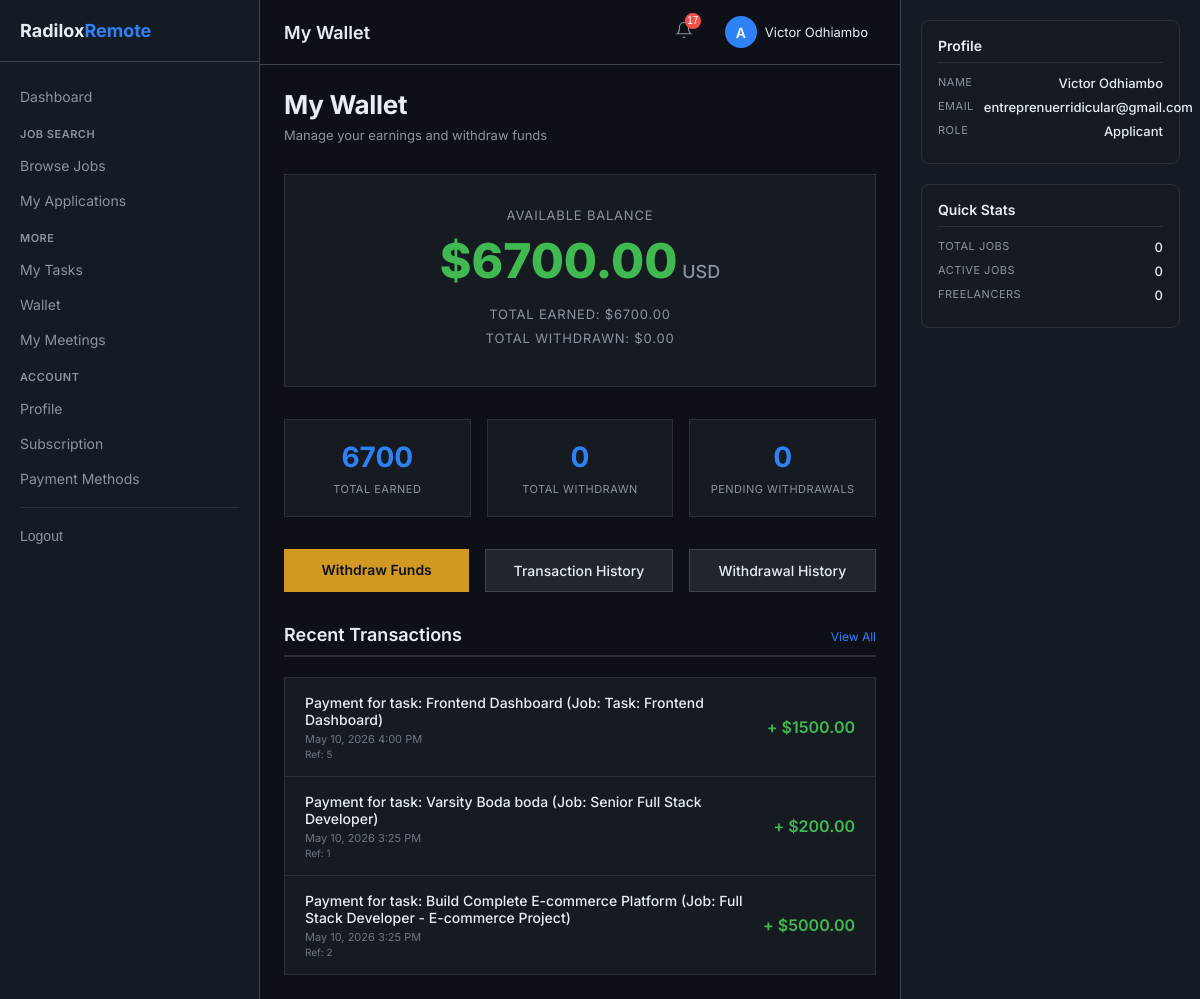
/wallet/ (signed in), run on the app's committed database.
### accounts/models.py (models this page shows, shortened)
class User(AbstractUser):
    ROLE_CHOICES = (
        ('admin', 'Admin'),
        ('applicant', 'Applicant'),
        ('freelancer', 'Freelancer'),
    )
    role = models.CharField(max_length=20, choices=ROLE_CHOICES, default='applicant')
    bio = models.TextField(blank=True, null=True)
    avatar = models.ImageField(upload_to='avatars/', blank=True, null=True)
    phone_number = models.CharField(max_length=20, blank=True, null=True)
    country = models.CharField(max_length=100, blank=True, null=True)
    linkedin_url = models.URLField(blank=True, null=True)
    github_url = models.URLField(blank=True, null=True)
    portfolio_url = models.URLField(blank=True, null=True)
    skills = models.TextField(blank=True, null=True, help_text="Comma-separated list of skills")
    has_active_subscription = models.BooleanField(default=False)
    subscription_expires_at = models.DateTimeField(blank=True, null=True)
    subscription_started_at = models.DateTimeField(blank=True, null=True)
    stripe_customer_id = models.CharField(max_length=255, blank=True, null=True)
    stripe_subscription_id = models.CharField(max_length=255, blank=True, null=True)
    created_at = models.DateTimeField(auto_now_add=True, null=True)
    updated_at = models.DateTimeField(auto_now=True, null=True)
    class Meta:
        db_table = 'accounts_user'
        indexes = [
            models.Index(fields=['email']),
            models.Index(fields=['role']),
            models.Index(fields=['has_active_subscription']),
        ]
    def get_full_name(self):
        if self.first_name and self.last_name:
            return f"{self.first_name} {self.last_name}"
        return self.username

### wallet/models.py (models this page shows, shortened)
class UserWallet(models.Model):
    user = models.OneToOneField(settings.AUTH_USER_MODEL, on_delete=models.CASCADE, related_name='wallet')
    balance = models.DecimalField(max_digits=12, decimal_places=2, default=0)
    total_earned = models.DecimalField(max_digits=12, decimal_places=2, default=0)
    total_withdrawn = models.DecimalField(max_digits=12, decimal_places=2, default=0)
    created_at = models.DateTimeField(default=timezone.now)
    updated_at = models.DateTimeField(auto_now=True)
    class Meta:
        db_table = 'user_wallets'

class Transaction(models.Model):
    TRANSACTION_TYPES = (
        ('task_payment', 'Task Payment'),
        ('deposit', 'Deposit'),
        ('withdrawal', 'Withdrawal'),
        ('refund', 'Refund'),
    )
    user = models.ForeignKey(settings.AUTH_USER_MODEL, on_delete=models.CASCADE, related_name='transactions')
    transaction_type = models.CharField(max_length=20, choices=TRANSACTION_TYPES)
    amount = models.DecimalField(max_digits=12, decimal_places=2)
    fee = models.DecimalField(max_digits=12, decimal_places=2, default=0)
    net_amount = models.DecimalField(max_digits=12, decimal_places=2)
    description = models.TextField()
    reference_id = models.CharField(max_length=100, blank=True, null=True)
    created_at = models.DateTimeField(default=timezone.now)
    class Meta:
        db_table = 'transactions'
        ordering = ['-created_at']

### wallet/views.py (the view)
# urls.py: path('', views.wallet_dashboard, name='dashboard'),
@login_required
def wallet_dashboard(request):
    wallet, created = UserWallet.objects.get_or_create(user=request.user)
    transactions = Transaction.objects.filter(user=request.user).order_by('-created_at')[:15]
    total_withdrawn = WithdrawalRequest.objects.filter(user=request.user, status='completed').aggregate(Sum('amount'))['amount__sum'] or 0
    pending_withdrawals = WithdrawalRequest.objects.filter(user=request.user, status='pending').count()
    context = {
        'wallet': wallet,
        'transactions': transactions,
        'total_withdrawn': total_withdrawn,
        'pending_withdrawals': pending_withdrawals,
    }
    return render(request, 'wallet/dashboard.html', context)

### templates/wallet/dashboard.html (shortened to what this page needs)
{% extends 'base_dashboard.html' %}
{% load static %}
{% block page_title %}My Wallet{% endblock %}
{% block content %}
<div class="wallet-container">
    <div class="wallet-header">
        <h1 class="header-title">My Wallet</h1>
        <p class="header-subtitle">Manage your earnings and withdraw funds</p>
    </div>
    <div class="balance-card">
        <div class="balance-label">Available Balance</div>
        <div class="balance-amount">
            ${{ wallet.balance|floatformat:2 }}<small> USD</small>
        </div>
        <div class="balance-label">Total Earned: ${{ wallet.total_earned|floatformat:2 }}</div>
        <div class="balance-label">Total Withdrawn: ${{ total_withdrawn|floatformat:2 }}</div>
    </div>
    <div class="stats-grid">
        <div class="stat-card">
            <div class="stat-number">{{ wallet.total_earned|floatformat:0 }}</div>
            <div class="stat-label">Total Earned</div>
        </div>
        <div class="stat-card">
            <div class="stat-number">{{ total_withdrawn|floatformat:0 }}</div>
            <div class="stat-label">Total Withdrawn</div>
        </div>
        <div class="stat-card">
            <div class="stat-number">{{ pending_withdrawals|default:"0" }}</div>
            <div class="stat-label">Pending Withdrawals</div>
        </div>
    </div>
    <div class="action-buttons">
        <a href="{% url 'wallet:withdrawal_request' %}" class="btn-withdraw">Withdraw Funds</a>
        <a href="{% url 'wallet:transaction_history' %}" class="btn-secondary">Transaction History</a>
        <a href="{% url 'wallet:withdrawal_history' %}" class="btn-secondary">Withdrawal History</a>
    </div>
    <div class="section-header">
        <h3 class="section-title">Recent Transactions</h3>
        <a href="{% url 'wallet:transaction_history' %}" class="view-all">View All</a>
    </div>
    <div class="transactions-list">
        {% if transactions %}
            {% for transaction in transactions %}
            <div class="transaction-item">
                <div class="transaction-info">
                    <div class="transaction-title">{{ transaction.description }}</div>
                    <div class="transaction-date">{{ transaction.created_at|date:"M d, Y g:i A" }}</div>
                    <div class="transaction-reference">
                        Ref: {{ transaction.reference_id|default:"N/A" }}
                    </div>
                </div>
                <div class="transaction-amount {% if transaction.transaction_type == 'task_payment' or transaction.transaction_type == 'deposit' %}amount-positive{% else %}amount-negative{% endif %}">
                    {% if transaction.transaction_type == 'task_payment' or transaction.transaction_type == 'deposit' %}+{% endif %}
                    ${{ transaction.amount|floatformat:2 }}
                </div>
            </div>
            {% endfor %}
        {% else %}
            <div class="empty-state">
                <div class="empty-text">No transactions yet</div>
                <div class="empty-subtext">When you complete tasks, payments will appear here</div>
            </div>
        {% endif %}
    </div>
</div>
{% endblock %}

### templates/base_dashboard.html (shortened to what this page needs)
{% load static %}
<!DOCTYPE html>
<html lang="en">
<head>
</head>
<body>
<div class="dashboard-container">
    <aside class="sidebar-left" id="sidebarLeft">
        <div class="sidebar-logo">
            <div class="logo-text">Radilox<span class="logo-accent">Remote</span></div>
        </div>
        <nav>
            <a href="/dashboard/" class="nav-link">Dashboard</a>
            {% if user.role == 'applicant' %}
                <div class="nav-section-title">Job Search</div>
                <a href="/jobs/dashboard/" class="nav-link">Browse Jobs</a>
                <a href="/applications/my/" class="nav-link">My Applications</a>
            {% endif %}
            <div class="nav-section-title">More</div>
            <a href="/tasks/my-tasks/" class="nav-link">My Tasks</a>
            <a href="/wallet/" class="nav-link">Wallet</a>
            <a href="/zoom/my/" class="nav-link">My Meetings</a>
            <div class="nav-section-title">Account</div>
            <a href="/dashboard/profile/" class="nav-link">Profile</a>
            <a href="/subscriptions/status/" class="nav-link">Subscription</a>
            <a href="/dashboard/payment-methods/" class="nav-link">Payment Methods</a>
            <div class="nav-divider"></div>
            <form method="post" action="/accounts/logout/">
                <button type="submit" class="nav-link logout-btn">Logout</button>
            </form>
        </nav>
    </aside>
    <main class="main-content">
        <div class="top-bar">
            <div class="top-bar-left">
                <div class="page-title">{% block page_title %}Dashboard{% endblock %}</div>
            </div>
            <div class="top-bar-actions">
                <div class="dropdown">
                    <button class="notification-btn" id="notificationBtn">
                        <svg width="18" height="18" viewBox="0 0 24 24" fill="none" stroke="currentColor" stroke-width="1.5">
                            <path d="M18 8A6 6 0 0 0 6 8c0 7-3 9-3 9h18s-3-2-3-9" />
                            <path d="M13.73 21a2 2 0 0 1-3.46 0" />
                        </svg>
                        <span id="notificationBadge" class="notification-badge" style="display: none;">0</span>
                    </button>
                </div>
                <div class="dropdown">
                    <div class="user-menu" id="userMenuBtn">
                        <div class="user-avatar">{{ user.username|first|upper }}</div>
                        <span class="user-name">{{ user.get_full_name|default:user.username|truncatechars:15 }}</span>
                    </div>
                </div>
            </div>
        </div>
        <div class="scrollable-content">
            {% block content %}{% endblock %}
        </div>
    </main>
    <aside class="sidebar-right">
        <div class="right-card">
            <div class="right-card-title">Profile</div>
            <div class="stat-row">
                <span class="stat-label">Name</span>
                <span class="stat-value">{{ user.get_full_name|default:user.username }}</span>
            </div>
            <div class="stat-row">
                <span class="stat-label" style="margin-right: 10px;">Email</span>
                <span class="stat-value">{{ user.email }}</span>
            </div>
            <div class="stat-row">
                <span class="stat-label">Role</span>
                <span class="stat-value">{{ user.role|title }}</span>
            </div>
        </div>
        <div class="right-card">
            <div class="right-card-title">Quick Stats</div>
            <div class="stat-row">
                <span class="stat-label">Total Jobs</span>
                <span class="stat-value">{{ total_jobs|default:"0" }}</span>
            </div>
            <div class="stat-row">
                <span class="stat-label">Active Jobs</span>
                <span class="stat-value">{{ active_jobs|default:"0" }}</span>
            </div>
            <div class="stat-row">
                <span class="stat-label">Freelancers</span>
                <span class="stat-value">{{ total_freelancers|default:"0" }}</span>
            </div>
        </div>
    </aside>
</div>
</body>
</html>

### templates/base_dashboard.html (style rules this page uses)
* { margin: 0; padding: 0; box-sizing: border-box; }
body { font-family: 'Inter', -apple-system, BlinkMacSystemFont, 'Segoe UI', Roboto, sans-serif; background: #0d1117; color: #e6edf3; height: 100vh; overflow: hidden; }
.dashboard-container { display: flex; height: 100vh; width: 100%; overflow: hidden; }
.sidebar-left { width: 260px; background: #151b23; border-right: 1px solid #3d444d; display: flex; flex-direction: column; overflow-y: auto; flex-shrink: 0; height: 100%; }
.main-content { flex: 1; display: flex; flex-direction: column; overflow: hidden; background: #0d1117; min-width: 0; }
.sidebar-right { width: 300px; background: #151b23; overflow-y: auto; padding: 20px; flex-shrink: 0; height: 100%; border-left: 1px solid #3d444d; }
.scrollable-content { flex: 1; overflow-y: auto; padding: 24px; }
.sidebar-logo { padding: 20px; border-bottom: 1px solid #3d444d; margin-bottom: 16px; }
.logo-text { font-size: 18px; font-weight: 700; color: #e6edf3; }
.logo-accent { color: #2f81f7; }
.nav-section-title { font-size: 11px; font-weight: 600; color: #8b949e; text-transform: uppercase; letter-spacing: 0.5px; padding: 12px 20px 6px 20px; }
.nav-link { display: block; padding: 8px 20px; margin: 2px 0; color: #8b949e; text-decoration: none; font-size: 14px; transition: all 0.2s; }
.nav-divider { height: 1px; background: #2d2f36; margin: 12px 20px; }
.logout-btn { background: none; border: none; width: 100%; text-align: left; cursor: pointer; color: #8b949e; }
.right-card { background: #161b22; border: 1px solid #2d2f36; border-radius: 8px; padding: 16px; margin-bottom: 20px; }
.right-card-title { font-size: 14px; font-weight: 600; color: #e6edf3; margin-bottom: 12px; padding-bottom: 8px; border-bottom: 1px solid #2d2f36; }
.stat-row { display: flex; justify-content: space-between; margin-bottom: 8px; font-size: 13px; }
.stat-label { color: #8b949e; }
.stat-value { color: #e6edf3; font-weight: 500; }
.top-bar { background: #0d1117; border-bottom: 1px solid #3d444d; padding: 12px 24px; display: flex; justify-content: space-between; align-items: center; position: sticky; top: 0; z-index: 100; }
.top-bar-left { display: flex; align-items: center; gap: 16px; flex: 1; min-width: 0; }
.page-title { font-size: 18px; font-weight: 600; color: #e6edf3; overflow: hidden; text-overflow: ellipsis; white-space: nowrap; max-width: 300px; }
.top-bar-actions { display: flex; align-items: center; gap: 20px; flex-shrink: 0; }
.notification-btn { background: none; border: none; color: #8b949e; font-size: 18px; cursor: pointer; position: relative; padding: 4px; }
.notification-badge { position: absolute; top: -4px; right: -4px; background: #f85149; color: white; font-size: 10px; border-radius: 50%; width: 16px; height: 16px; display: flex; align-items: center; justify-content: center; }
.user-menu { display: flex; align-items: center; gap: 8px; cursor: pointer; padding: 4px 8px; border-radius: 6px; }
.user-avatar { width: 32px; height: 32px; background: #2f81f7; border-radius: 50%; display: flex; align-items: center; justify-content: center; font-weight: 600; font-size: 14px; color: white; }
.user-name { font-size: 13px; color: #e6edf3; overflow: hidden; text-overflow: ellipsis; white-space: nowrap; max-width: 120px; }
.dropdown { position: relative; }

### data on the page
User: username|first "A", get_full_name "Victor Odhiambo", email "entreprenuerridicular@gmail.com", role "Applicant"
UserWallet: balance "6700.00", total_earned "6700.00", total_earned "6700"

### other printed values
{{ total_withdrawn|floatformat:2 }} "0.00"
{{ total_withdrawn|floatformat:0 }} "0"
{{ pending_withdrawals|default:"0" }} "0"
{{ total_jobs|default:"0" }} "0"
{{ active_jobs|default:"0" }} "0"
{{ total_freelancers|default:"0" }} "0"
